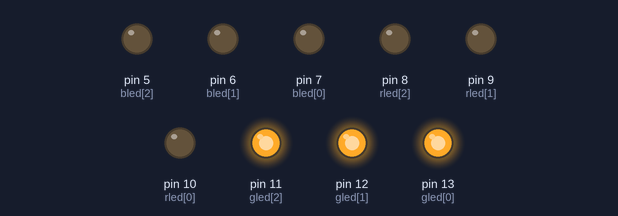
This sketch was run on a simulated Arduino Uno, built with avr-gcc and run on an emulated ATmega328P. On the bench: output pins drawn as LEDs (lit = HIGH).

Above: at 0.02 s.
At 1.47 s:
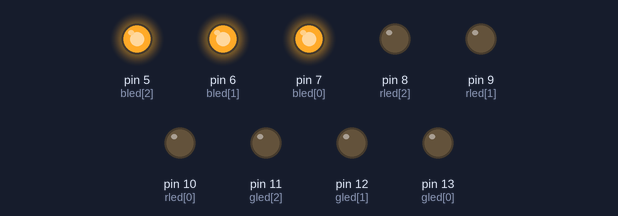
At 2.92 s:
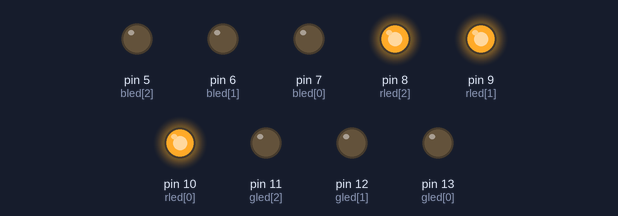
Timing chart, 0 to 3.2 s (numbered marks = the images above):
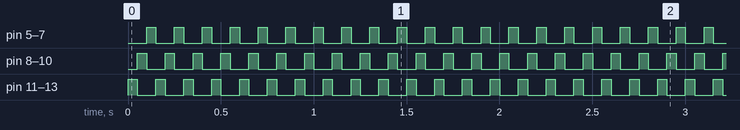

Measured:
- by itself, pin 5 (bled[2]), pin 6 (bled[1]), pin 7 (bled[0]), pin 8 (rled[2]), pin 9 (rled[1]), pin 10 (rled[0]), pin 11 (gled[2]), pin 12 (gled[1]), pin 13 (gled[0]): alternates HIGH for 0.05 s and LOW for 0.10 s

The sketch:

knight_rider.ino
```cpp
int gled[]={13,12,11};
int rled[]={10,9,8};
int bled[]={7,6,5};
void setup() {

 for(int i=0;i<3;i++)
 {
  pinMode(gled[i],OUTPUT);
  }
  for(int i=0;i<3;i++)
 {
  pinMode(rled[i],OUTPUT);
  }
  for(int i=0;i<3;i++)
 {
  pinMode(bled[i],OUTPUT);
  }
}

void loop() {
 for(int i=0;i<3;i++)
 {
  digitalWrite(gled[i],1);
  }
  delay(50);
  for(int i=0;i<3;i++)
 {
  digitalWrite(gled[i],0);
  }
  for(int i=0;i<3;i++)
 {
  digitalWrite(rled[i],1);
  }
  delay(50);
  for(int i=0;i<3;i++)
 {
  digitalWrite(rled[i],0);
  }
  for(int i=0;i<3;i++)
 {
  digitalWrite(bled[i],1);
  }
  delay(50);
  for(int i=0;i<3;i++)
 {
  digitalWrite(bled[i],0);
  }

}
```
